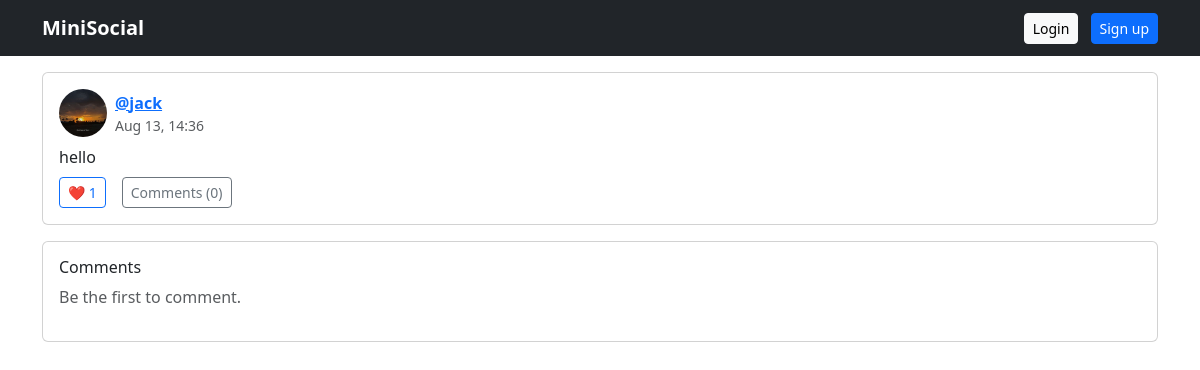
The app's page /post/2/ with its own data.
### network/models.py (models this page shows, shortened)
class Post(models.Model):
    author = models.ForeignKey(User, on_delete=models.CASCADE, related_name='posts')
    content = models.TextField(max_length=1000)
    image = models.ImageField(upload_to='posts', blank=True, null=True)
    created = models.DateTimeField(default=timezone.now)
    class Meta:
        ordering = ['-created']
    def get_absolute_url(self):
        return reverse('post_detail', args=[self.pk])

class Profile(models.Model):
    user = models.OneToOneField(User, on_delete=models.CASCADE, related_name='profile')
    bio = models.CharField(max_length=160, blank=True)
    avatar = models.ImageField(upload_to=user_avatar_path, blank=True, null=True)

### network/views.py (the view)
# urls.py: path('post/<int:pk>/', views.post_detail, name='post_detail'),
def post_detail(request, pk):
    post = get_object_or_404(Post.objects.select_related('author'), pk=pk)
    comments = post.comments.select_related('author')
    cform = CommentForm()
    return render(request, 'network/post_detail.html', {'post': post, 'comments': comments, 'cform': cform})

### network/templates/network/post_detail.html (shortened to what this page needs)
{% extends 'base.html' %}
{% block content %}
{% include 'network/partials/post_card.html' with post=post %}
<div class="card">
  <div class="card-body">
    <h6>Comments</h6>
    {% for c in comments %}
      <div class="mb-2"><strong>@{{ c.author.username }}</strong>: {{ c.text }}</div>
    {% empty %}
      <p class="text-muted">Be the first to comment.</p>
    {% endfor %}
  </div>
</div>
{% endblock %}

### network/templates/network/partials/post_card.html (shortened to what this page needs)
{% load static %}
<div class="card mb-3 post-card" data-post-id="{{ post.id }}">
  <div class="card-body">
    <div class="d-flex align-items-center mb-2">
      {% if post.author.profile.avatar %}
          <img class="avatar me-2" src="{{ post.author.profile.avatar.url }}" alt="avatar">
      {% else %}
          <img class="avatar me-2" src="{% static 'network/img/default-avatar.png' %}" alt="avatar">
      {% endif %}
      <div>
        <a href="{% url 'profile' post.author.username %}" class="fw-semibold">@{{ post.author.username }}</a>
        <div class="small text-muted">{{ post.created|date:"M j, H:i" }}</div>
      </div>
    </div>
    <p class="mb-2">{{ post.content }}</p>
    <div class="d-flex align-items-center gap-3">
      <button class="btn btn-sm btn-outline-primary like-btn" data-url="{% url 'like_toggle' post.pk %}">
        ❤️ <span class="like-count">{{ post.likes.count }}</span>
      </button>
      <a class="btn btn-sm btn-outline-secondary" href="{{ post.get_absolute_url }}">Comments ({{ post.comments.count }})</a>
    </div>
  </div>
</div>

### static/network/css/styles.css (style rules this page uses)
.avatar { width:48px;height:48px;border-radius:50%;object-fit:cover }
.post-card img { max-height:480px;object-fit:cover }

### records on screen
Post: author.profile.avatar (picture), author.username "jack", created "Aug 13, 14:36", content "hello", likes.count "1", comments.count "0"
